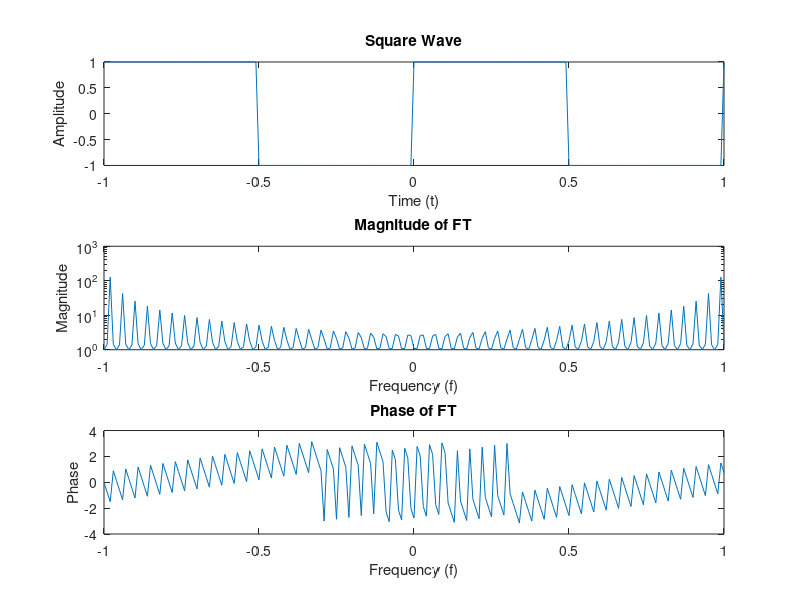

MATLAB code to generate this figure:
clc;
clear;
close all;
%{
Compute & plot the FT of following signal
%}

% Define the square wave function
t = -1:0.01:1;
f = square(2*pi*t);

% Compute the Fourier Transform (FT) using FFT (Fast Fourier Transform)

F = fft(f);

% Get the magnitude and phase of the FT
magnitude = abs(F);
phase = angle(F);

% Plot the original signal
subplot(3,1,1)
plot(t,f)
title('Square Wave')
xlabel('Time (t)')
ylabel('Amplitude')

% Plot the magnitude of the FT
subplot(3,1,2)
plot(t,magnitude)
semilogy(t,magnitude) % Use semilogy for better visualization of magnitude
title('Magnitude of FT')
xlabel('Frequency (f)')
ylabel('Magnitude')

% plot the phase of the FT 
subplot(3,1,3)
plot(t,phase)
title('Phase of FT')
xlabel('Frequency (f)')
ylabel('Phase')